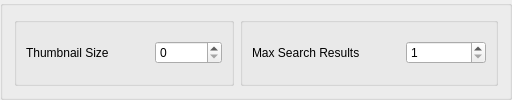
                <widget class="QGroupBox" name="gb0_2">
                 <property name="title">
                  <string/>
                 </property>
                 <property name="flat">
                  <bool>true</bool>
                 </property>
                 <layout class="QHBoxLayout" name="horizontalLayout_91">
                  <item>
                   <widget class="QGroupBox" name="groupBox_46">
                    <property name="title">
                     <string/>
                    </property>
                    <property name="flat">
                     <bool>false</bool>
                    </property>
                    <layout class="QHBoxLayout" name="horizontalLayout_108">
                     <item>
                      <widget class="QLabel" name="lb_thumbnail_size">
                       <property name="text">
                        <string>Thumbnail Size</string>
                       </property>
                      </widget>
                     </item>
                     <item>
                      <spacer name="horizontalSpacer_51">
                       <property name="orientation">
                        <enum>Qt::Horizontal</enum>
                       </property>
                       <property name="sizeHint" stdset="0">
                        <size>
                         <width>40</width>
                         <height>20</height>
                        </size>
                       </property>
                      </spacer>
                     </item>
                     <item>
                      <widget class="QSpinBox" name="thumbnail_size">
                       <property name="minimumSize">
                        <size>
                         <width>0</width>
                         <height>0</height>
                        </size>
                       </property>
                       <property name="maximum">
                        <number>999999999</number>
                       </property>
                      </widget>
                     </item>
                    </layout>
                   </widget>
                  </item>
                  <item>
                   <widget class="QGroupBox" name="groupBox_131">
                    <property name="title">
                     <string/>
                    </property>
                    <property name="flat">
                     <bool>false</bool>
                    </property>
                    <layout class="QHBoxLayout" name="horizontalLayout_239">
                     <item>
                      <widget class="QLabel" name="lb_max_recdl_delay_4">
                       <property name="text">
                        <string>Max Search Results</string>
                       </property>
                      </widget>
                     </item>
                     <item>
                      <spacer name="horizontalSpacer_49">
                       <property name="orientation">
                        <enum>Qt::Horizontal</enum>
                       </property>
                       <property name="sizeHint" stdset="0">
                        <size>
                         <width>40</width>
                         <height>20</height>
                        </size>
                       </property>
                      </spacer>
                     </item>
                     <item>
                      <widget class="QSpinBox" name="max_search_results">
                       <property name="minimumSize">
                        <size>
                         <width>80</width>
                         <height>0</height>
                        </size>
                       </property>
                       <property name="minimum">
                        <number>1</number>
                       </property>
                       <property name="maximum">
                        <number>50</number>
                       </property>
                      </widget>
                     </item>
                    </layout>
                   </widget>
                  </item>
                 </layout>
                </widget>
